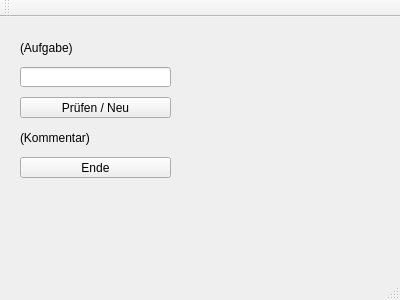
<?xml version="1.0" encoding="UTF-8"?>
<ui version="4.0">
 <class>MainWindow</class>
 <widget class="QMainWindow" name="MainWindow">
  <property name="geometry">
   <rect>
    <x>0</x>
    <y>0</y>
    <width>400</width>
    <height>300</height>
   </rect>
  </property>
  <property name="windowTitle">
   <string>MainWindow</string>
  </property>
  <widget class="QWidget" name="centralWidget">
   <widget class="QLabel" name="LblAufgabe">
    <property name="geometry">
     <rect>
      <x>20</x>
      <y>20</y>
      <width>151</width>
      <height>21</height>
     </rect>
    </property>
    <property name="text">
     <string>(Aufgabe)</string>
    </property>
   </widget>
   <widget class="QLineEdit" name="EdtEingabe">
    <property name="geometry">
     <rect>
      <x>20</x>
      <y>50</y>
      <width>151</width>
      <height>20</height>
     </rect>
    </property>
   </widget>
   <widget class="QPushButton" name="CmdPruefenNeu">
    <property name="geometry">
     <rect>
      <x>20</x>
      <y>80</y>
      <width>151</width>
      <height>21</height>
     </rect>
    </property>
    <property name="text">
     <string>Prüfen / Neu</string>
    </property>
   </widget>
   <widget class="QLabel" name="LblKommentar">
    <property name="geometry">
     <rect>
      <x>20</x>
      <y>110</y>
      <width>151</width>
      <height>21</height>
     </rect>
    </property>
    <property name="text">
     <string>(Kommentar)</string>
    </property>
   </widget>
   <widget class="QPushButton" name="CmdEnde">
    <property name="geometry">
     <rect>
      <x>20</x>
      <y>140</y>
      <width>151</width>
      <height>21</height>
     </rect>
    </property>
    <property name="text">
     <string>Ende</string>
    </property>
   </widget>
  </widget>
  <widget class="QMenuBar" name="menuBar">
   <property name="geometry">
    <rect>
     <x>0</x>
     <y>0</y>
     <width>400</width>
     <height>21</height>
    </rect>
   </property>
  </widget>
  <widget class="QToolBar" name="mainToolBar">
   <attribute name="toolBarArea">
    <enum>TopToolBarArea</enum>
   </attribute>
   <attribute name="toolBarBreak">
    <bool>false</bool>
   </attribute>
  </widget>
  <widget class="QStatusBar" name="statusBar"/>
 </widget>
 <layoutdefault spacing="6" margin="11"/>
 <resources/>
 <connections/>
</ui>
